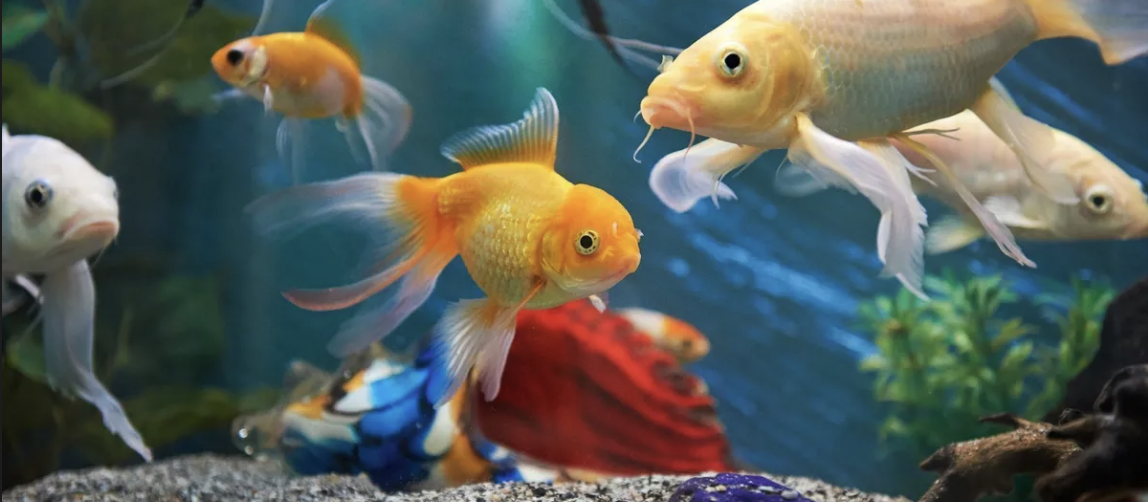
#> input picture Week_10/fishes.png, 1148 x 502 px
$ jupyter execute --allow-errors k-means_clustering.ipynb   (shell and % lines are left out)
#> lines starting #> are read from the running program, lines starting #| are printed output that depends on the picture; long printed decimals are rounded
# k-means Clustering

## Table of contents

[1.) Simple k-means clustering example](#section_1)<br>
[2.) Image segmentation](#section_2)<br>
[3.) 3D point cloud segmentation](#section_3)<br>
[4.) Finding clusters in the apartment data](#section_4)

## Libraries and settings

[cell 1]
# Install opencv-python-headless (neccessary in GitHub Codespaces)

# Libraries
import os
import cv2
import numpy as np
import pandas as pd
import matplotlib.pyplot as plt

from sklearn.cluster import KMeans
from sklearn.datasets import make_blobs
from sklearn.metrics import silhouette_score
from sklearn.preprocessing import StandardScaler

# Ignore warnings
import warnings
warnings.filterwarnings('ignore')

# Current working directory
print('\nCurrent working directory:', os.getcwd())

## 1.) Simple k-means clustering example
<a id='section_1'></a>

### Create the dataset

[cell 2]
# Create data
centers = [[2,1], [-2,2], [-2,-2], [-4,-5], [5,7]]
X, y = make_blobs(n_samples=300,
                  centers=centers,
                  cluster_std=0.8,
                  random_state=42)

# Normalization of the values
X = StandardScaler().fit_transform(X)

# Plot the data
plt.figure(figsize=(6,4))
plt.scatter(X[:,0], X[:,1], s=10, color='darkred')
plt.show()
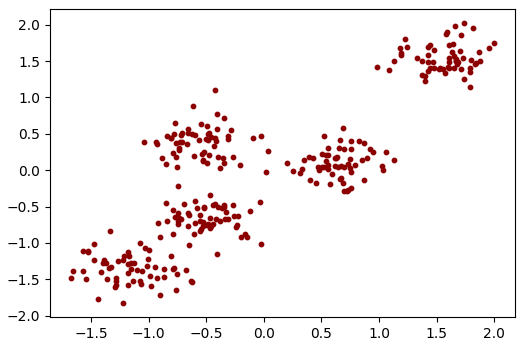
#> figure drawn by matplotlib, 1 panel

### Elbow Method showing the optimal k

[cell 3]
# Sum of squared distances of samples to their closest cluster center
distortions = []

# Range of k's
K = range(1,16,1)

# Loop to find the optimal k
for k in K:
    kmeanModel = KMeans(n_clusters=k)
    kmeanModel.fit(X)
    distortions.append(kmeanModel.inertia_)

# Elbow plot
plt.figure(figsize=(5,3))
plt.plot(K, distortions, 'bx-')
plt.xlabel('k')
plt.ylabel('Distortion')
plt.title('The Elbow Method showing the optimal k')

plt.show()
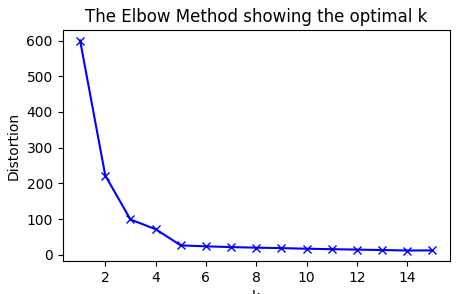
#> figure drawn by matplotlib, 1 panel; curve peaks at x = 1, y = 600

## Task 1

B)

Based on the chart above, the optimal number of clusters is **$k=4$**.

The "elbow" of the curve occurs clearly at 4. Up to this point, adding clusters significantly reduces distortion. Beyond $k=4$, the curve flattens out, indicating that adding more clusters yields diminishing returns in explaining the variance.

### Perform k-means clustering

[cell 4]
# Number of clusters
k = 5

# k-means clustering
kmeans = KMeans(n_clusters=k, random_state=42).fit(X)

# Predict the values
y2 = kmeans.predict(X)

# Plot the clusters
plt.figure(figsize=(6,4))
plt.scatter(X[:, 0], X[:, 1], c=y2, s=10)
plt.show()
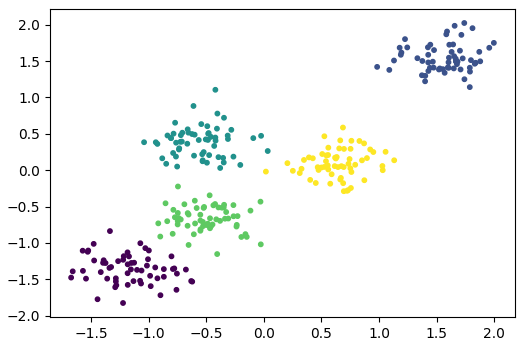
#> figure drawn by matplotlib, 1 panel

### Get and check the converged cluster centroids

[cell 5]
# Print centroids
centroids = kmeans.cluster_centers_
print('Cluster centroids:')
print(centroids, '\n')

# Check the 1st cluster's centroid 'by hand'
clust_00 = X[y2 == 0]
print('The 1st cluster\'s centroid:')
print(f'x = {sum(clust_00[:,0]/len(clust_00[:,0])):.8f}')
print(f'y = {sum(clust_00[:,1]/len(clust_00[:,1])):.8f}')

### Get the inertia or 'within-cluster sum-of-squares (WCSS)' of the k-means model

[cell 6]
print(f'Within-cluster sum-of-squares: {kmeans.inertia_:.4f}')

### Perform Silhouette Analysis
- For examples see:
- https://laid-back-scientist.com/en/k-means
- https://machinelearninggeek.com/evaluating-clustering-methods
- https://medium.com/@favourphilic/how-to-interpret-silhouette-plot-for-k-means-clustering-414e144a17fe

[cell 7]
# Import own module for Silhouette plots
from silhouette import *

# Create Silhouette plots for different k's
# Note: range(2,12,1) provides: [2, 3, 4, 5, 6, 7, 8, 9, 10, 11]
# for i in [2,3]:
#> (the rest of this cell did not finish here and is left out)

## 2.) Image segmentation
<a id='section_2'></a>

### Read the image

[cell 8]
# Read the image
image = cv2.imread('fishes.png')
#> image is the input picture: shape (502, 1148, 3); mean B, G, R 89, 95.1, 87.9

# Change the color to RGB (from BGR)
image = cv2.cvtColor(image, cv2.COLOR_BGR2RGB)

# Plot the image
plt.figure(figsize=(6,8))
plt.imshow(image)

### Reshape the image

[cell 9]
# Reshaping the image into a 2D array of pixels and RGB colors
pixel_vals = image.reshape((-1,3))

# Convert to float
pixel_vals = np.float32(pixel_vals)
pixel_vals

### Elbow method showing the optimal k

[cell 10]
# Sum of squared distances of samples to their closest cluster center
distortions = []

# Range of k's
K = range(2,10,1)

# Loop to find the optimal k
for k in K:
    kmeanModel = KMeans(n_clusters=k)
    kmeanModel.fit(pixel_vals)
    distortions.append(kmeanModel.inertia_)
#> after the loop, distortions = [2.04e+09, 1.51e+09, 1.06e+09, 866157312, 730610304, 643955136, 552955776, 485498176]

# Elbow plot
plt.figure(figsize=(5,3))
plt.plot(K, distortions, 'bx-')
plt.xlabel('k')
plt.ylabel('Distortion')
plt.title('The Elbow method showing the optimal k')

plt.show()
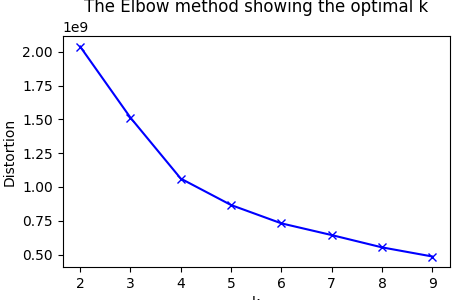
#> figure drawn by matplotlib, 1 panel

## Task 1

### E)

Based on the Elbow Method analysis, we have selected **$k=5$** as the optimal number of clusters.

* **Observation:** The plot demonstrates a rapid reduction in distortion (inertia) up to $k=4$.
* **The Elbow:** The "knee" of the curve stabilizes around **$k=5$**, representing the point of diminishing returns.
* **Conclusion:** Beyond 5 clusters, the marginal gain in performance does not justify the added complexity of the model.

### F)

[cell 11]
# Define different values of k for segmentation
k_values = [2, 4, 6, 8]

# Create a figure for plotting
plt.figure(figsize=(12, 8))

# Loop through the k values and perform segmentation
#> (the rest of this cell did not finish here and is left out)

### Perform image segmentation

[cell 12]
# Number of clusters
k = 5

# Criteria for the segmentation algorithm to stop running
criteria = (cv2.TERM_CRITERIA_EPS + cv2.TERM_CRITERIA_MAX_ITER, 100, 0.85)

# Perform k-means clustering
retval, labels, centers = cv2.kmeans(pixel_vals,
                                     k,
                                     None,
                                     criteria,
                                     10,
                                     cv2.KMEANS_RANDOM_CENTERS)
#> retval = 866202633.6; centers = [[116, 132.2, 132.9], [205.1, 191.7, 165.7], [53.79, 85.28, 94.94], [167.3, 114.8, 65.86], [43.43, 45.01, 39.15]]

# Print cluster labels
print('Cluster labels:')
print(labels, '\n')
#> (printed output is left out)

# Print cluster centroids
print(f'Centroids of {k} clusters')
print(centers)
#| [[115.9819   132.179  132.8674  ]
#|  [205.129    191.745  165.684 ]
#|  [ 53.792  85.284  94.942 ]
#|  [167.280  114.833   65.864 ]
#|  [ 43.428  45.012  39.148]]

### Change data types and reshape the segmented data for visualization

[cell 13]
# Convert data into 8-bit values
centers = np.uint8(centers)
#> centers = [[115, 132, 132], [205, 191, 165], [53, 85, 94], [167, 114, 65], [43, 45, 39]]
segmented_data = centers[labels.flatten()]

# Reshape data into the original image dimensions
segmented_image = segmented_data.reshape((image.shape))
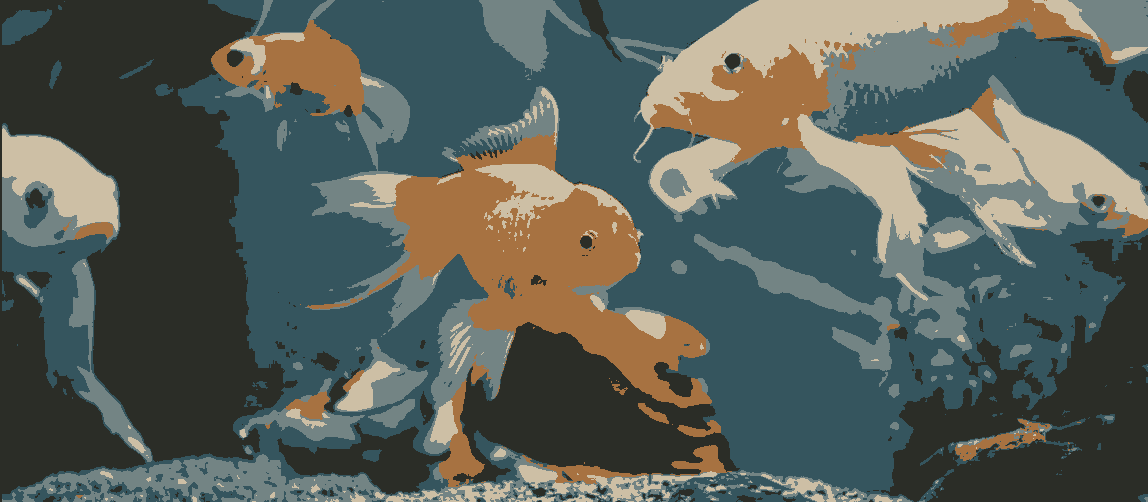
#> segmented_image: shape (502, 1148, 3); mean R, G, B 87.3, 94.7, 88.3

# Show result
plt.figure(figsize=(6,8))
plt.imshow(segmented_image)
